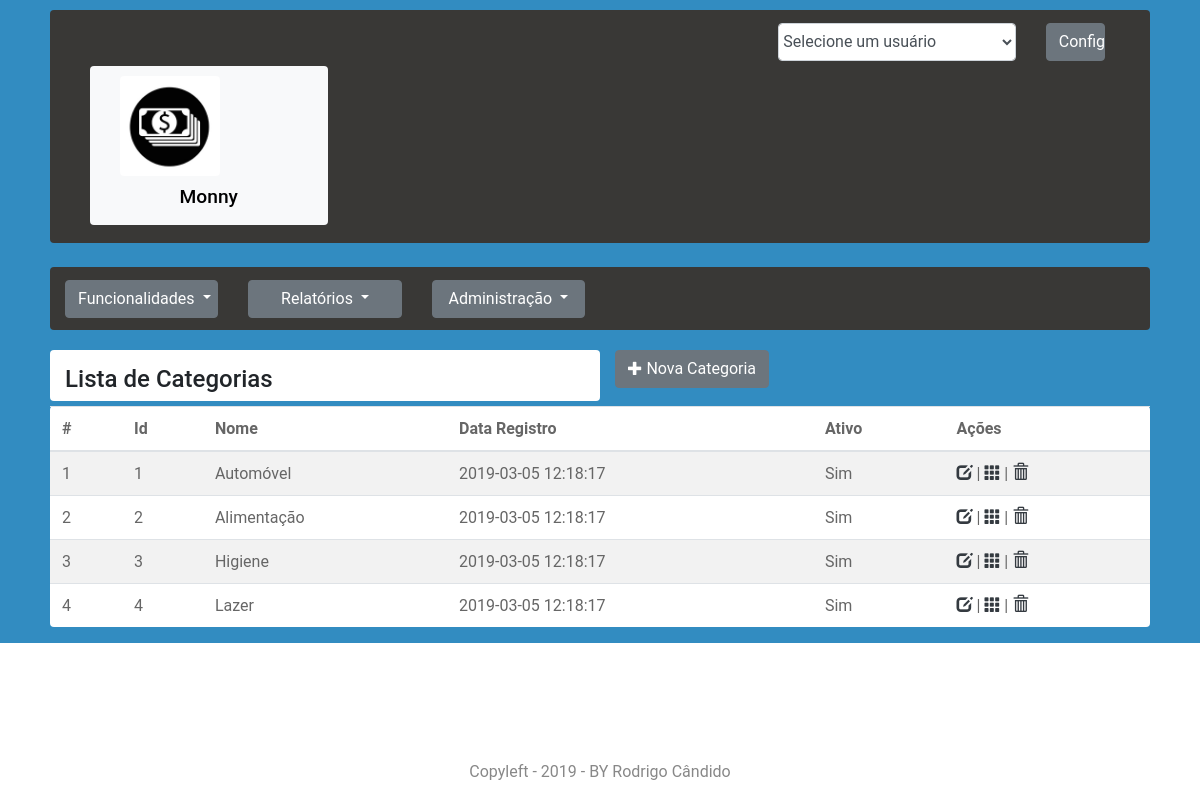
The page /Aplication/Monny/index.php/categoria/index on the database its author committed.
### tables this page shows
CREATE TABLE Categoria (
	Id INT AUTO_INCREMENT PRIMARY KEY NOT NULL,
	Data_registro TIMESTAMP DEFAULT CURRENT_TIMESTAMP,
	Ativo BOOLEAN DEFAULT TRUE,
	Nome VARCHAR(100) NOT NULL
);

### Aplication/Monny/application/controllers/Categoria.php (called while the page is built, shortened)
<?php
class Categoria extends CI_Controller{
	protected $data;
	public function __construct()
	{
		$this->load->helper('url_helper');
		$this->load->helper('url');
		$this->load->helper('html');
		$this->load->helper('form');
		$this->load->library('form_validation');
		$this->load->library('session');
		$this->load->library('email');
		$this->load->helper('cookie');
		$this->load->model('Categoria_model');
		$this->load->model('Usuario_model');
		$this->data['list_usuarios_ativos'] = $this->Usuario_model->get_usuarios_ativos();
		$this->load->model('Usuario_atual_model');
		$this->data['usuario_atual_db'] = $this->Usuario_atual_model->get_usuario_atual(1);
		$this->data['usuario_atual'] = $this->Usuario_model->get_usuario($this->data['usuario_atual_db']['Usuario_id']);
	}
	public function index(){
		$this->lista_categorias();
	}
	public function lista_categorias($page = 'Lista Categorias'){
        $this->data['title'] = ucfirst($page);
        $this->load->model('Categoria_model', '', TRUE);
        $this->data['lista_categorias'] = $this->Categoria_model->get_categorias();
        $this->load->view('templates/header', $this->data);
        $this->load->view('categoria/categoria', $this->data);
        $this->load->view('templates/footer', $this->data);
	}
}
?>

### Aplication/Monny/index.php (called while the page is built, shortened)
<?php
require_once BASEPATH.'core/CodeIgniter.php';

### Aplication/Monny/application/models/categoria_model.php (called while the page is built, shortened)
<?php
class Categoria_model extends CI_model{
	public function get_categorias(){
        $query = $this->db->query("
					SELECT *
					FROM categoria ");
		return $query->result_array();
    }
}
?>

### Aplication/Monny/application/views/categoria/categoria.php (the view)
<html>
    <div class='col-lg-12'>
    	<div class='row'>
    		<div class='col-lg-6 table rounded titulo-tabela'>
    			<h1>Lista de Categorias</h1>
    		</div>
    		<div class='col-lg-2 titulo-tabela'>
    			<?php
    			echo "<a class='btn btn-secondary' href='".base_url()."index.php/categoria/create'><span class='glyphicon glyphicon-plus'></span> Nova Categoria</a>";
				?>
    		</div>
    	</div>
    	<div class='row'>
	    	<table class='table table-striped rounded col-lg-12'>
			  <thead class='rounded'>
			    <tr>
			      <th>#</th>
			      <th>Id</th>
			      <th>Nome</th>
			      <th>Data Registro</th>
			      <th>Ativo</th>
			      <th>Ações</th>
			    </tr>
			  </thead>
			  <tbody>
			  	<?php
			  	for($i = 0; $i < count($lista_categorias); $i++)
				{
					echo '<tr>';
						echo '<td>'.($i + 1).'</td>';
						echo '<td>'.$lista_categorias[$i]['Id'].'</td>';
						echo '<td>'.$lista_categorias[$i]['Nome'].'</td>';
						echo '<td>'.$lista_categorias[$i]['Data_registro'].'</td>';
						echo '<td>'.(($lista_categorias[$i]['Ativo'] == 1) ? 'Sim' : 'Não').'</td>';
						echo "<td>";
							echo "<a href='".base_url()."index.php/categoria/edit/".$lista_categorias[$i]['Id']."' title='Editar' style='cursor: pointer;' class='glyphicon glyphicon-edit text-dark'></a>  |  ";
							echo "<a href='".base_url()."index.php/categoria/detalhes/".$lista_categorias[$i]['Id']."' title='Detalhes' style='cursor: pointer;' class='glyphicon glyphicon-th text-dark'></a>  |  ";
							echo "<a href='".base_url()."index.php/categoria/deletar/".$lista_categorias[$i]['Id']."' title='Apagar' style='cursor: pointer;' class='glyphicon glyphicon-trash text-dark'></a>";
						echo "</td>";
					echo '</tr>';
				}
				?>
			  </tbody>
			</table>
		</div>
	</div>
</html>

### Aplication/Monny/application/views/templates/header.php (shortened to what this page needs)
<html lang="pt-br">
	<head>
		<?= link_tag('content/css/bootstrap.min.css') ?>
		<?= link_tag('content/css/normalize.css') ?>
		<?= link_tag('content/css/font-awesome.css') ?>
		<?= link_tag('content/css/glyphicons.css') ?>
		<?= link_tag('content/css/site.css') ?>
		<?= link_tag('content/css/default.css') ?>
	</head>
	<body>
	<div class='container-fluid div-mestre col-lg-12'>
		<header class='cabecalho col-lg-12'>
			<div class='row'>
				<nav class='navbar rounded col-lg-12'>
					<div class='row col-lg-12'>
						<div class='col-lg-3 offset-lg-8' id='conteiner_usuario_atual'>
						<select name='usuario_contexto_id' id='usuario_contexto_id' class='form-control' style='padding-left: 0px;'>
							<?php
							if($usuario_atual['Id'] == 0)
							{
								echo " <option value='0' style='background-color: #A5A4A0;'>Selecione um usuário</option> ";
							}
							else
							{
								echo " <option value='".$usuario_atual['Id']."' style='background-color: #A5A4A0;'>".$usuario_atual['Nome']."</option> ";
							}
							?>
						</select>
						</div>
						<div class='col-lg-1'>
							<button class='btn btn-secondary col-lg-12' type='button' id='configuracoes' aria-haspopup='true' aria-expanded='false'>
						    	Config
							</button>
						</div>
					</div>
					<div class='col-lg-12'>
						<?php echo "<a class='navbar-brand col-lg-3' href='".base_url()."'>";?>
							<nav class='navbar-light bg-light rounded col-lg-12'>
								<div class='col-lg-12'>
									<?php echo "<img src='".base_url()."content/imagens/logo.jpg' width='100' height='100' alt='' class='logo rounded'>";?>
								</div>
								<div class='texto-logo col-lg-12'>
							  		<h3>Monny</h3>
							  	</div>
							</nav>
						</a>
					</div>
				</nav>
			</div>
			<div class='row'>
				<nav class='navbar rounded col-lg-12'>
					<div class='dropdown col-lg-2'>
						<button class='btn btn-secondary dropdown-toggle col-lg-12' type='button' id='dropdownMenuFuncionalidades' data-toggle='dropdown' aria-haspopup='true' aria-expanded='false'>
					    	Funcionalidades
						</button>
					</div>
					<div class='dropdown col-lg-2'>
						<button class='btn btn-secondary dropdown-toggle col-lg-12' type='button' id='dropdownMenuRelatorios' data-toggle='dropdown' aria-haspopup='true' aria-expanded='false'>
					    	Relatórios
						</button>
					</div>
					<div class='dropdown col-lg-2'>
						<button class='btn btn-secondary dropdown-toggle col-lg-12' type='button' id='dropdownMenuAdministracao' data-toggle='dropdown' aria-haspopup='true' aria-expanded='false'>
					    	Administração
						</button>
					</div>
					<div class='col-lg-6'>
					</div>
				</nav>
			</div>
		</header>

### Aplication/Monny/application/views/templates/footer.php (shortened to what this page needs)
		<div class='copylefts text-center'>
			<p> Copyleft - 2019 - BY Rodrigo Cândido </p>
		</div>
	</div>
	</body>
</html>

### Aplication/Monny/content/css/site.css (style rules this page uses)
.cabecalho { padding-top:10px; }
.copylefts { width: 100%; z-index: 9999; position: fixed; bottom: 0; left: 0; color: #fff; }
.div-mestre { background-color: #328CC1; position: static; }
.dropdown { position:relative; }
.logo { margin-top: 10px; margin-bottom: 10px; }
.table { background-color: white; }
.texto-logo { text-align: center; padding-bottom: 10px; color: black; }
.titulo-tabela { margin-top: 20px; margin-bottom: 5px; }

### Aplication/Monny/content/css/default.css (style rules this page uses)
a { display: inline-block; text-decoration: none; color: #fff; -webkit-transition: all 0.3s; transition: all 0.3s; }
body { overflow-x: hidden; }
span { display: inline-block; }
span { font-size: 0.9em; }
p { color: #888; }
table { font-size: 1em; color: #666; }
button { cursor: pointer; }
@media (min-width: 768px) { .container-fluid { padding: 0 50px; } }
nav.navbar { background: #393836; padding: .8rem 0; }
nav.navbar a { font-size: 0.8em; color: #fff; position: relative; }
nav.navbar a.navbar-brand { margin-left: 10px; }
.navbar { padding: 0.5rem 1rem; }
.navbar-brand { display: inline-block; padding-top: 0.3125rem; padding-bottom: 0.3125rem; margin-right: 1rem; font-size: 1.25rem; }
body { font-family: "Roboto", sans-serif; font-size: 1rem; font-weight: normal; line-height: 1.5; color: #212529; background-color: #fff; }
a { color: #336CD2; text-decoration: none; }
h1, h2, h3, h4, h5, h6, .h1, .h2, .h3, .h4, .h5, .h6 { margin-bottom: 0.5rem; font-family: inherit; font-weight: 500; line-height: 1.1; color: inherit; }
h1, .h1 { font-size: 1.5rem; }
h3, .h3 { font-size: 1.2rem; }

### rows shown on the page
categoria: Id "1", Nome "Automóvel", Data_registro "2019-03-05 12:18:17", Ativo "Sim"
categoria: Id "2", Nome "Alimentação", Data_registro "2019-03-05 12:18:17", Ativo "Sim"
categoria: Id "3", Nome "Higiene", Data_registro "2019-03-05 12:18:17", Ativo "Sim"
categoria: Id "4", Nome "Lazer", Data_registro "2019-03-05 12:18:17", Ativo "Sim"
